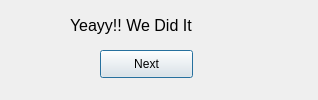
<?xml version="1.0" encoding="UTF-8"?>
<ui version="4.0">
 <class>Dialog</class>
 <widget class="QDialog" name="Dialog">
  <property name="geometry">
   <rect>
    <x>0</x>
    <y>0</y>
    <width>318</width>
    <height>100</height>
   </rect>
  </property>
  <property name="windowTitle">
   <string>Dialog</string>
  </property>
  <widget class="QLabel" name="label">
   <property name="geometry">
    <rect>
     <x>70</x>
     <y>0</y>
     <width>171</width>
     <height>51</height>
    </rect>
   </property>
   <property name="font">
    <font>
     <pointsize>12</pointsize>
    </font>
   </property>
   <property name="text">
    <string>Yeayy!! We Did It</string>
   </property>
  </widget>
  <widget class="QPushButton" name="nextButton">
   <property name="geometry">
    <rect>
     <x>100</x>
     <y>50</y>
     <width>93</width>
     <height>28</height>
    </rect>
   </property>
   <property name="text">
    <string>Next</string>
   </property>
  </widget>
 </widget>
 <resources/>
 <connections/>
</ui>
